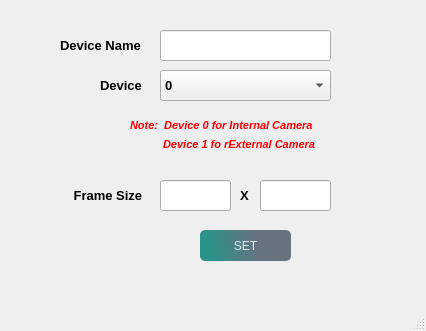
<?xml version="1.0" encoding="UTF-8"?>
<ui version="4.0">
 <class>MainWindow</class>
 <widget class="QMainWindow" name="MainWindow">
  <property name="geometry">
   <rect>
    <x>0</x>
    <y>0</y>
    <width>426</width>
    <height>331</height>
   </rect>
  </property>
  <property name="minimumSize">
   <size>
    <width>426</width>
    <height>331</height>
   </size>
  </property>
  <property name="maximumSize">
   <size>
    <width>426</width>
    <height>331</height>
   </size>
  </property>
  <property name="windowTitle">
   <string>MainWindow</string>
  </property>
  <widget class="QWidget" name="centralwidget">
   <widget class="QWidget" name="widget" native="true">
    <property name="geometry">
     <rect>
      <x>30</x>
      <y>0</y>
      <width>341</width>
      <height>271</height>
     </rect>
    </property>
    <property name="minimumSize">
     <size>
      <width>341</width>
      <height>271</height>
     </size>
    </property>
    <property name="maximumSize">
     <size>
      <width>341</width>
      <height>271</height>
     </size>
    </property>
    <widget class="QPushButton" name="pushButton_9">
     <property name="geometry">
      <rect>
       <x>170</x>
       <y>230</y>
       <width>91</width>
       <height>31</height>
      </rect>
     </property>
     <property name="font">
      <font>
       <underline>false</underline>
       <strikeout>false</strikeout>
       <stylestrategy>PreferAntialias</stylestrategy>
       <kerning>true</kerning>
      </font>
     </property>
     <property name="cursor">
      <cursorShape>ClosedHandCursor</cursorShape>
     </property>
     <property name="focusPolicy">
      <enum>Qt::ClickFocus</enum>
     </property>
     <property name="autoFillBackground">
      <bool>false</bool>
     </property>
     <property name="styleSheet">
      <string notr="true">QPushButton#pushButton_9{
	background-color: qlineargradient(spread:pad, x1:0.097, y1:0.448864, x2:0.631, y2:0.409091, stop:0 rgba(11, 131, 120, 219), stop:1 rgba(85, 98, 112, 226));

	color:rgba(255,255,255,210);
    border-radius:5px;
}
QPushButton#pushButton_9:hover{
	background-color: qlineargradient(spread:pad, x1:0.097, y1:0.448864, x2:0.631, y2:0.409091, stop:0 rgba(150, 123, 111, 219), stop:1 rgba(85, 81, 84, 226));
}
QPushButton#pushButton_9:pressed{
	padding-left:5px;
	padding-top:5px;
	background-color:rgba(150,123,111,255);
}




QPushButton#pushButton_10{
	background-color:rgba(0,0,0,0);
	color:rgba(85,98,112,255);
}
QPushButton#pushButton_10:hover{
	color:rgba(131,96,53,255);
}
QPushButton#pushButton_10:pressed{
	padding-left:5px;
	padding-top:5px;
	color:rgba(91,88,53,255);
}</string>
     </property>
     <property name="text">
      <string>SET</string>
     </property>
    </widget>
    <widget class="QLabel" name="label_11">
     <property name="geometry">
      <rect>
       <x>70</x>
       <y>70</y>
       <width>51</width>
       <height>31</height>
      </rect>
     </property>
     <property name="font">
      <font>
       <pointsize>10</pointsize>
       <weight>75</weight>
       <bold>true</bold>
      </font>
     </property>
     <property name="text">
      <string>Device</string>
     </property>
    </widget>
    <widget class="QComboBox" name="comboBox_3">
     <property name="geometry">
      <rect>
       <x>130</x>
       <y>70</y>
       <width>171</width>
       <height>31</height>
      </rect>
     </property>
     <property name="font">
      <font>
       <pointsize>10</pointsize>
       <weight>75</weight>
       <bold>true</bold>
      </font>
     </property>
     <item>
      <property name="text">
       <string>0</string>
      </property>
     </item>
     <item>
      <property name="text">
       <string>1</string>
      </property>
     </item>
    </widget>
    <widget class="QLabel" name="label_5">
     <property name="geometry">
      <rect>
       <x>30</x>
       <y>30</y>
       <width>91</width>
       <height>31</height>
      </rect>
     </property>
     <property name="font">
      <font>
       <pointsize>10</pointsize>
       <weight>75</weight>
       <bold>true</bold>
      </font>
     </property>
     <property name="text">
      <string>Device Name</string>
     </property>
    </widget>
    <widget class="QLineEdit" name="lineEdit_15">
     <property name="geometry">
      <rect>
       <x>130</x>
       <y>30</y>
       <width>171</width>
       <height>31</height>
      </rect>
     </property>
     <property name="font">
      <font>
       <pointsize>10</pointsize>
       <weight>75</weight>
       <bold>true</bold>
      </font>
     </property>
    </widget>
    <widget class="QLabel" name="label_6">
     <property name="geometry">
      <rect>
       <x>40</x>
       <y>180</y>
       <width>81</width>
       <height>31</height>
      </rect>
     </property>
     <property name="font">
      <font>
       <pointsize>10</pointsize>
       <weight>75</weight>
       <bold>true</bold>
      </font>
     </property>
     <property name="text">
      <string> Frame Size</string>
     </property>
    </widget>
    <widget class="QLineEdit" name="lineEdit_16">
     <property name="geometry">
      <rect>
       <x>130</x>
       <y>180</y>
       <width>71</width>
       <height>31</height>
      </rect>
     </property>
     <property name="font">
      <font>
       <pointsize>10</pointsize>
       <weight>75</weight>
       <bold>true</bold>
      </font>
     </property>
    </widget>
    <widget class="QLineEdit" name="lineEdit_17">
     <property name="geometry">
      <rect>
       <x>230</x>
       <y>180</y>
       <width>71</width>
       <height>31</height>
      </rect>
     </property>
     <property name="font">
      <font>
       <pointsize>10</pointsize>
       <weight>75</weight>
       <bold>true</bold>
      </font>
     </property>
    </widget>
    <widget class="QLabel" name="label_7">
     <property name="geometry">
      <rect>
       <x>210</x>
       <y>180</y>
       <width>21</width>
       <height>31</height>
      </rect>
     </property>
     <property name="font">
      <font>
       <pointsize>10</pointsize>
       <weight>75</weight>
       <bold>true</bold>
      </font>
     </property>
     <property name="text">
      <string>X</string>
     </property>
    </widget>
    <widget class="QLabel" name="label_8">
     <property name="geometry">
      <rect>
       <x>100</x>
       <y>110</y>
       <width>221</width>
       <height>31</height>
      </rect>
     </property>
     <property name="font">
      <font>
       <pointsize>8</pointsize>
       <weight>75</weight>
       <italic>true</italic>
       <bold>true</bold>
      </font>
     </property>
     <property name="styleSheet">
      <string notr="true">color: rgb(255, 0, 4);</string>
     </property>
     <property name="text">
      <string>Note:  Device 0 for Internal Camera</string>
     </property>
    </widget>
    <widget class="QLabel" name="label_9">
     <property name="geometry">
      <rect>
       <x>130</x>
       <y>129</y>
       <width>181</width>
       <height>31</height>
      </rect>
     </property>
     <property name="font">
      <font>
       <pointsize>8</pointsize>
       <weight>75</weight>
       <italic>true</italic>
       <bold>true</bold>
      </font>
     </property>
     <property name="styleSheet">
      <string notr="true">color: rgb(255, 0, 4);</string>
     </property>
     <property name="text">
      <string> Device 1 fo rExternal Camera</string>
     </property>
    </widget>
   </widget>
  </widget>
  <widget class="QMenuBar" name="menubar">
   <property name="geometry">
    <rect>
     <x>0</x>
     <y>0</y>
     <width>426</width>
     <height>21</height>
    </rect>
   </property>
  </widget>
  <widget class="QStatusBar" name="statusbar"/>
 </widget>
 <resources/>
 <connections/>
</ui>
